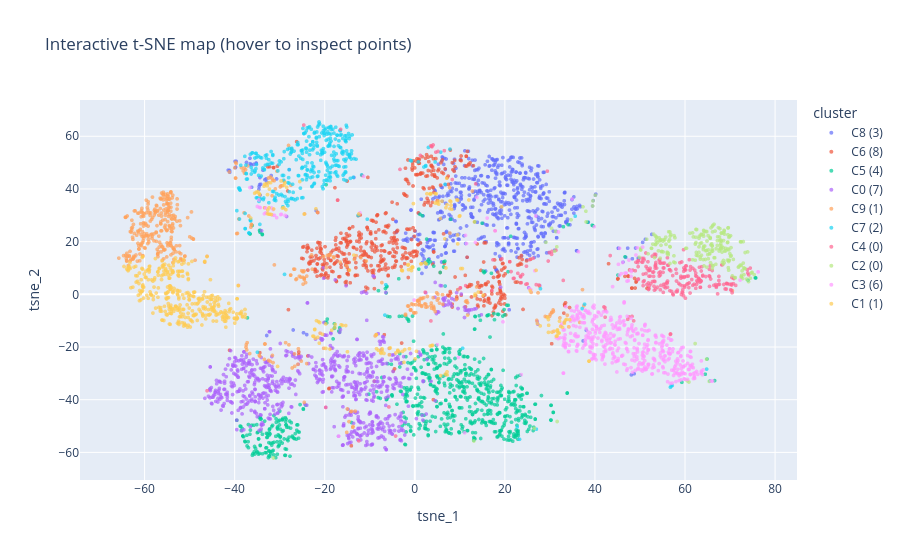

Write notebook code for a chart like this one.
### Code cell
#(Optional): Interactive t-SNE map with Plotly
import plotly.express as px

plot_df_tsne = pd.DataFrame({
    "tsne_1": tsne_2d[:, 0], "tsne_2": tsne_2d[:, 1],
    "cluster": [cluster_names[c] for c in c_viz],
    "true_digit": y_viz.astype(str),
    "margin": viz_pred.margin.values,
})
fig = px.scatter(plot_df_tsne, x="tsne_1", y="tsne_2", color="cluster",
                 hover_data=["true_digit", "margin"], opacity=0.7,
                 title="Interactive t-SNE map (hover to inspect points)")
fig.update_traces(marker=dict(size=4))
fig.show()

### Figure 1 — Plotly figure (JSON) as saved in the notebook; plotly's stock layout.template omitted (floating-point values rounded to 4 significant figures; data arrays with more than 128 entries replaced by an {"elided": "..."} marker saying what was removed)
{"data": [{"customdata": {"elided": "632x2 mixed values"}, "hovertemplate": "cluster=C8 (3)<br>tsne_1=%{x}<br>tsne_2=%{y}<br>true_digit=%{customdata[0]}<br>margin=%{customdata[1]}<extra></extra>", "legendgroup": "C8 (3)", "marker": {"color": "#636efa", "opacity": 0.7, "size": 4, "symbol": "circle"}, "mode": "markers", "name": "C8 (3)", "showlegend": true, "type": "scattergl", "x": {"elided": "632 float values"}, "xaxis": "x", "y": {"elided": "632 float values"}, "yaxis": "y"}, {"customdata": {"elided": "560x2 mixed values"}, "hovertemplate": "cluster=C6 (8)<br>tsne_1=%{x}<br>tsne_2=%{y}<br>true_digit=%{customdata[0]}<br>margin=%{customdata[1]}<extra></extra>", "legendgroup": "C6 (8)", "marker": {"color": "#EF553B", "opacity": 0.7, "size": 4, "symbol": "circle"}, "mode": "markers", "name": "C6 (8)", "showlegend": true, "type": "scattergl", "x": {"elided": "560 float values"}, "xaxis": "x", "y": {"elided": "560 float values"}, "yaxis": "y"}, {"customdata": {"elided": "758x2 mixed values"}, "hovertemplate": "cluster=C5 (4)<br>tsne_1=%{x}<br>tsne_2=%{y}<br>true_digit=%{customdata[0]}<br>margin=%{customdata[1]}<extra></extra>", "legendgroup": "C5 (4)", "marker": {"color": "#00cc96", "opacity": 0.7, "size": 4, "symbol": "circle"}, "mode": "markers", "name": "C5 (4)", "showlegend": true, "type": "scattergl", "x": {"elided": "758 float values"}, "xaxis": "x", "y": {"elided": "758 float values"}, "yaxis": "y"}, {"customdata": {"elided": "766x2 mixed values"}, "hovertemplate": "cluster=C0 (7)<br>tsne_1=%{x}<br>tsne_2=%{y}<br>true_digit=%{customdata[0]}<br>margin=%{customdata[1]}<extra></extra>", "legendgroup": "C0 (7)", "marker": {"color": "#ab63fa", "opacity": 0.7, "size": 4, "symbol": "circle"}, "mode": "markers", "name": "C0 (7)", "showlegend": true, "type": "scattergl", "x": {"elided": "766 float values"}, "xaxis": "x", "y": {"elided": "766 float values"}, "yaxis": "y"}, {"customdata": {"elided": "444x2 mixed values"}, "hovertemplate": "cluster=C9 (1)<br>tsne_1=%{x}<br>tsne_2=%{y}<br>true_digit=%{customdata[0]}<br>margin=%{customdata[1]}<extra></extra>", "legendgroup": "C9 (1)", "marker": {"color": "#FFA15A", "opacity": 0.7, "size": 4, "symbol": "circle"}, "mode": "markers", "name": "C9 (1)", "showlegend": true, "type": "scattergl", "x": {"elided": "444 float values"}, "xaxis": "x", "y": {"elided": "444 float values"}, "yaxis": "y"}, {"customdata": {"elided": "353x2 mixed values"}, "hovertemplate": "cluster=C7 (2)<br>tsne_1=%{x}<br>tsne_2=%{y}<br>true_digit=%{customdata[0]}<br>margin=%{customdata[1]}<extra></extra>", "legendgroup": "C7 (2)", "marker": {"color": "#19d3f3", "opacity": 0.7, "size": 4, "symbol": "circle"}, "mode": "markers", "name": "C7 (2)", "showlegend": true, "type": "scattergl", "x": {"elided": "353 float values"}, "xaxis": "x", "y": {"elided": "353 float values"}, "yaxis": "y"}, {"customdata": {"elided": "259x2 mixed values"}, "hovertemplate": "cluster=C4 (0)<br>tsne_1=%{x}<br>tsne_2=%{y}<br>true_digit=%{customdata[0]}<br>margin=%{customdata[1]}<extra></extra>", "legendgroup": "C4 (0)", "marker": {"color": "#FF6692", "opacity": 0.7, "size": 4, "symbol": "circle"}, "mode": "markers", "name": "C4 (0)", "showlegend": true, "type": "scattergl", "x": {"elided": "259 float values"}, "xaxis": "x", "y": {"elided": "259 float values"}, "yaxis": "y"}, {"customdata": {"elided": "228x2 mixed values"}, "hovertemplate": "cluster=C2 (0)<br>tsne_1=%{x}<br>tsne_2=%{y}<br>true_digit=%{customdata[0]}<br>margin=%{customdata[1]}<extra></extra>", "legendgroup": "C2 (0)", "marker": {"color": "#B6E880", "opacity": 0.7, "size": 4, "symbol": "circle"}, "mode": "markers", "name": "C2 (0)", "showlegend": true, "type": "scattergl", "x": {"elided": "228 float values"}, "xaxis": "x", "y": {"elided": "228 float values"}, "yaxis": "y"}, {"customdata": {"elided": "495x2 mixed values"}, "hovertemplate": "cluster=C3 (6)<br>tsne_1=%{x}<br>tsne_2=%{y}<br>true_digit=%{customdata[0]}<br>margin=%{customdata[1]}<extra></extra>", "legendgroup": "C3 (6)", "marker": {"color": "#FF97FF", "opacity": 0.7, "size": 4, "symbol": "circle"}, "mode": "markers", "name": "C3 (6)", "showlegend": true, "type": "scattergl", "x": {"elided": "495 float values"}, "xaxis": "x", "y": {"elided": "495 float values"}, "yaxis": "y"}, {"customdata": {"elided": "505x2 mixed values"}, "hovertemplate": "cluster=C1 (1)<br>tsne_1=%{x}<br>tsne_2=%{y}<br>true_digit=%{customdata[0]}<br>margin=%{customdata[1]}<extra></extra>", "legendgroup": "C1 (1)", "marker": {"color": "#FECB52", "opacity": 0.7, "size": 4, "symbol": "circle"}, "mode": "markers", "name": "C1 (1)", "showlegend": true, "type": "scattergl", "x": {"elided": "505 float values"}, "xaxis": "x", "y": {"elided": "505 float values"}, "yaxis": "y"}], "layout": {"legend": {"title": {"text": "cluster"}, "tracegroupgap": 0}, "title": {"text": "Interactive t-SNE map (hover to inspect points)"}, "xaxis": {"anchor": "y", "domain": [0, 1], "title": {"text": "tsne_1"}}, "yaxis": {"anchor": "x", "domain": [0, 1], "title": {"text": "tsne_2"}}}}
